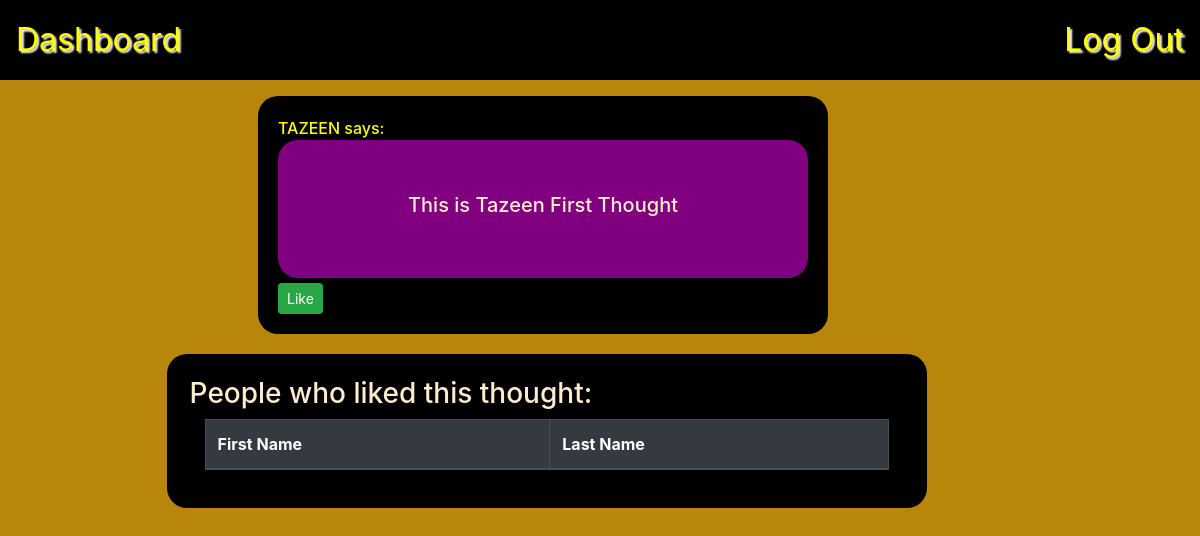
/thought/3 (signed in), run on an earlier commit of the app's database.
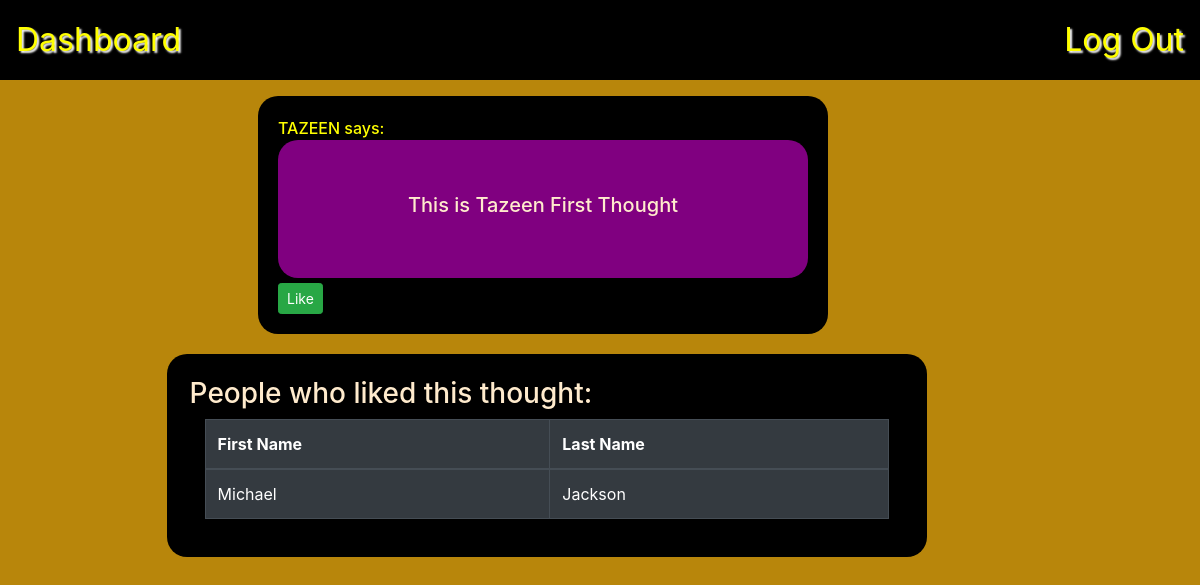
And on a later commit of the database.
### Belt_App/models.py (models this page shows)
class User(models.Model):
    first_name = models.CharField(max_length=45)
    last_name = models.CharField(max_length=45)
    email = models.EmailField(unique=True)
    password = models.CharField(max_length=255)
    created_at = models.DateTimeField(auto_now_add=True)
    updated_at = models.DateTimeField(auto_now=True)
    objects = UserManager()

### Belt_App/views.py (the view)
# urls.py: path('thought/<int:id>', views.show_thought),
def show_thought(request, id):
    if 'user_id' not in request.session:
        return redirect('/')
    user = User.objects.get(id=request.session['user_id'])
    thought = Thought.objects.get(id=id)
    context = {
        'user': user,
        'thought': thought,
    }
    return render(request, 'show.html', context)

### Belt_App/templates/show.html (shortened to what this page needs)
<!DOCTYPE html>
<html lang="en">
<head>
    <link href="https://stackpath.bootstrapcdn.com/bootstrap/4.5.0/css/bootstrap.min.css" rel="stylesheet">
    {% load static %}
    <link rel="stylesheet" href="{% static 'style.css' %}">
</head>
   <body>
        <nav>
            <a href="/thoughts">Dashboard</a>
            <a href="/logout">Log Out</a>
        </nav>
        <div class="container">
            <div class="row">
                <div class="col-6 px-8" id="top">
                    {{thought.user_uploaded.first_name}} says:
                    <div id="showup" >
                        <h5 class='post'>{{thought.message}}</h5>
                    </div>
                    {% if user in thought.users_likes.all %}
                    <form action="/unfavorite/{{thought.id}}" method=POST>
                        {% csrf_token %}
                        <input type="submit"  class="btn btn-danger" value='Unlike'>
                    </form>
                    {% else %}
                    <form action="/favorite/{{thought.id}}" method=POST>
                        <input type="submit" class="btn btn-sm btn-success" value='Like'>
                    </form>
                    {% endif %}
                </div>
                <div class="col-8 px-12" id="showbottom">
                        <h3>People who liked this thought:</h3>
                        <div class="container">
                                <table class="table table-bordered table-dark">
                                <thead>
                                    <tr>
                                        <th>First Name</th>
                                        <th>Last Name</th>
                                    </tr>
                                </thead>
                                <tbody>
                                {% for fav_user in thought.users_likes.all %}
                                    {% if user.id != fav_user.id %}
                                    <tr>
                                        <td>{{ fav_user.first_name }}</td>
                                        <td>{{ fav_user.last_name }}</td>
                                    </tr>
                                    {% endif %}
                                {% endfor %}
                                </tbody>
                            </table>
                        </div>
                </div>
            </div>
        </div>
   </body>
</html>

What changed in the data, as far as the page shows it:
added User: first_name "Michael", last_name "Jackson"
